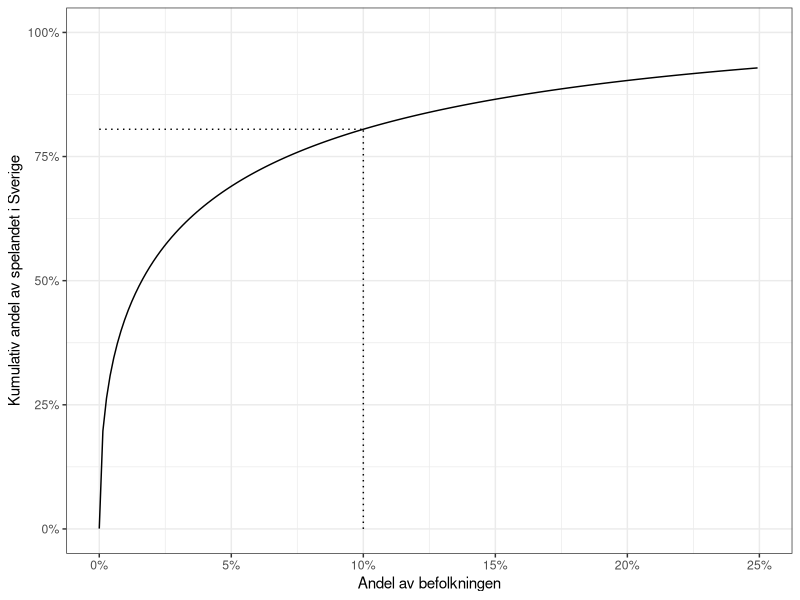

Generate this figure with R:
## ---- chunk 1
library(ggplot2)
library(scales)

library(xtable)
options(xtable.comment=FALSE)
options(xtable.booktabs=TRUE)
options(xtable.include.rownames=FALSE)

population <- 7300000 # SWELOGS 2008
## ---- chunk 2
swelogs <- data.frame(År=c("2008/09", "2009/10"),
                       Svaranden=c(as.integer(8165), as.integer(6021)),
                       Medelvärde=c(as.integer(377), as.integer(301)),
                       Standardavvikelse=c(as.integer(3719), as.integer(2654)),
                       Median=c(as.integer(40), as.integer(50)))
print(xtable(swelogs), type="html")
## ---- chunk 3

swelogs$log.mu <- with(swelogs, log((Medelvärde^2) / sqrt(Standardavvikelse^2 + Medelvärde^2)))
swelogs$log.sigma <- with(swelogs, sqrt(log((Standardavvikelse^2) / (Medelvärde^2) + 1)))

set.seed(20160220)

sim.2008 <- exp(rnorm(population, mean=subset(swelogs, År=='2008/09')$log.mu, sd=subset(swelogs, År=='2008/09')$log.sigma))
sim.2009 <- exp(rnorm(population, mean=subset(swelogs, År=='2009/10')$log.mu, sd=subset(swelogs, År=='2009/10')$log.sigma))
## ---- chunk 4
df.sim.2008 <- data.frame(wager=sort(sim.2008, decreasing=TRUE))


df.sim.2008$cum.wager <- cumsum(df.sim.2008$wager)
df.sim.2008$p.cum.wager <- cumsum(df.sim.2008$wager) / sum(df.sim.2008$wager)
df.sim.2008$p.rank <- 1:nrow(df.sim.2008)/nrow(df.sim.2008)

top.10.wager <- df.sim.2008[nrow(df.sim.2008)*0.1,]$p.cum.wager

ggplot(df.sim.2008[seq(1, nrow(df.sim.2008), 10000), ], aes(x=p.rank, y=p.cum.wager)) +
  geom_line() +
  annotate("segment", x=0, xend=0.1, y=top.10.wager, yend=top.10.wager, linetype="dotted") +
  annotate("segment", x=0.1, xend=0.1, y=0, yend=top.10.wager, linetype="dotted") +
  #annotate("text", label=paste("10% av befolkningen står för", percent(round(top.10.wager,2)), "av spelandet"), x=0, y=top.10.wager+0.05, hjust=0, size=6) +
  theme_bw() +
  scale_x_continuous(label=percent, limits=c(0, 0.25)) +
  scale_y_continuous(label=percent) +
  labs(x="Andel av befolkningen", y="Kumulativ andel av spelandet i Sverige")
